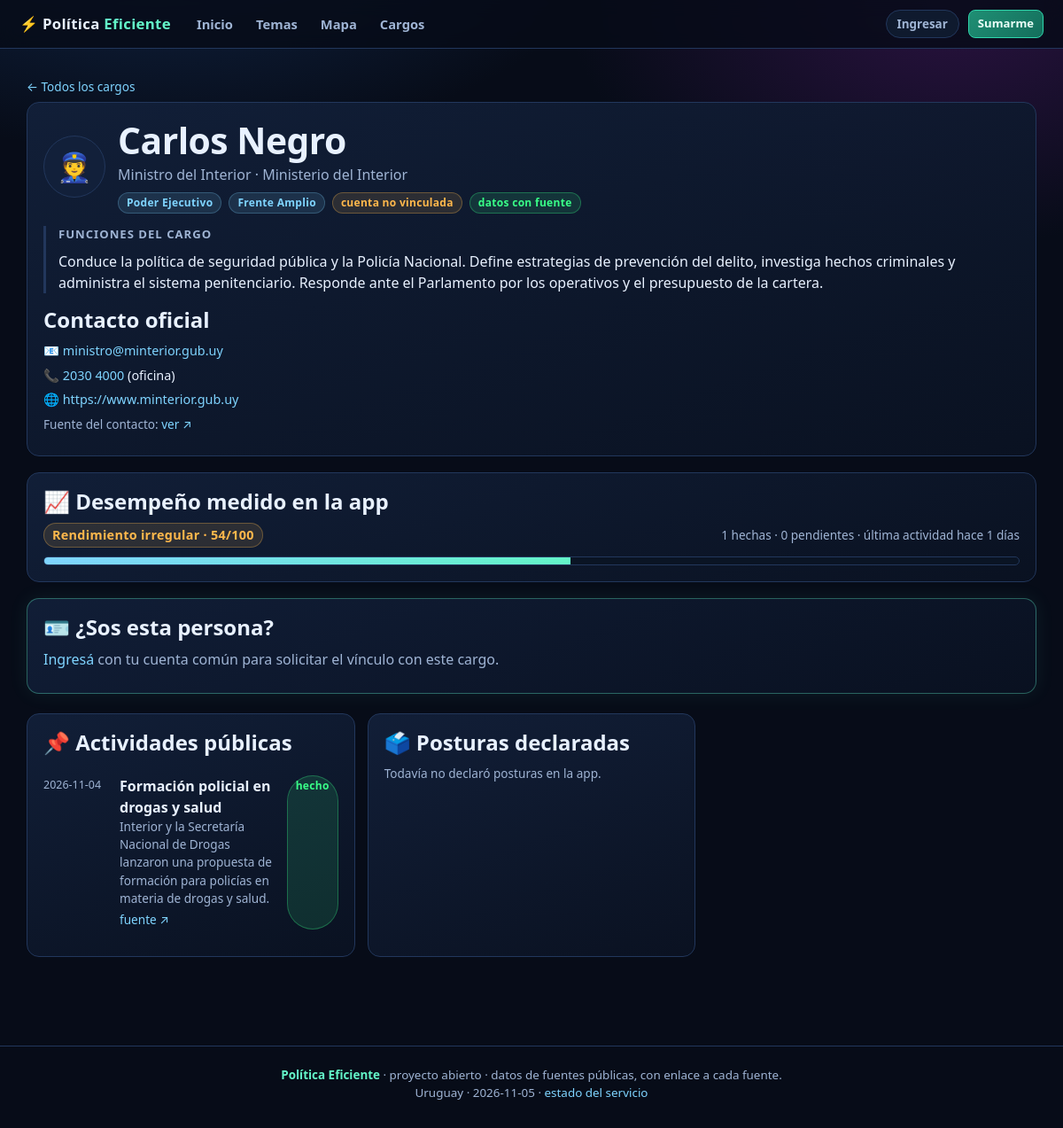
Screenshot of /politico/carlos-negro with the database file from the repository.
### tables this page shows
CREATE TABLE politicos (
    id INTEGER PRIMARY KEY AUTOINCREMENT,
    slug TEXT UNIQUE NOT NULL,
    nombre TEXT NOT NULL,
    cargo TEXT NOT NULL DEFAULT '',
    camara TEXT NOT NULL DEFAULT '',
    organismo TEXT NOT NULL DEFAULT '',
    partido TEXT NOT NULL DEFAULT '',
    departamento TEXT NOT NULL DEFAULT '',
    emoji TEXT NOT NULL DEFAULT '🏛️',
    funciones TEXT NOT NULL DEFAULT '',
    email_publico TEXT,
    telefono_oficina TEXT,
    celular_publico TEXT,
    web TEXT,
    contacto_fuente_url TEXT,
    verificado SMALLINT NOT NULL DEFAULT 0,
    usuario_id INTEGER,
    creado TEXT NOT NULL
);

CREATE TABLE acciones (
    id INTEGER PRIMARY KEY AUTOINCREMENT,
    politico_id INTEGER NOT NULL,
    titulo TEXT NOT NULL,
    descripcion TEXT NOT NULL DEFAULT '',
    estado TEXT NOT NULL DEFAULT 'pendiente',
    fecha TEXT,
    tema_categoria TEXT NOT NULL DEFAULT '',
    fuente_url TEXT,
    creado TEXT NOT NULL
);

### app.py (the view)
@app.route("/politico/<slug>")
def politico(slug):
    with dbm.abrir() as db:
        p = db.uno("SELECT * FROM politicos WHERE slug = ?", (slug,))
        if not p:
            abort(404)
        acciones = db.todos(
            """SELECT * FROM acciones WHERE politico_id = ?
               ORDER BY CASE estado WHEN 'en_proceso' THEN 0 WHEN 'pendiente' THEN 1 ELSE 2 END,
                        fecha DESC NULLS LAST""",
            (p["id"],),
        )
        posiciones = db.todos(
            """SELECT pos.*, t.titulo, t.emoji, t.slug FROM posiciones pos
               JOIN temas t ON t.id = pos.tema_id WHERE pos.politico_id = ?""",
            (p["id"],),
        )
        cuenta = db.uno("SELECT nombre, email, puntos FROM usuarios WHERE id = ?", (p["usuario_id"],)) if p["usuario_id"] else None
        mi_solicitud = None
        yo = auth.usuario_actual()
        if yo:
            mi_solicitud = db.uno(
                """SELECT * FROM solicitudes_vinculo WHERE politico_id = ? AND usuario_id = ?
                   AND estado = 'pendiente' ORDER BY id DESC LIMIT 1""",
                (p["id"], yo["id"]),
            )
        rendimiento = desempeno.de_politico(db, p["id"])
    return render_template(
        "politico.html", p=p, acciones=acciones, posiciones=posiciones,
        cuenta=cuenta, mi_solicitud=mi_solicitud, rendimiento=rendimiento,
    )

### app.py (called while the page is built)
@app.context_processor
def inyectar():
    yo = auth.usuario_actual()
    if yo:
        yo["nivel"] = gamificacion.nivel(yo["puntos"])
        yo["grupo"] = gamificacion.datos_grupo(
            gamificacion.grupo(yo["puntos"], yo["acciones"], yo["intereses"] or "")
        )
    with dbm.abrir() as db:
        categorias = [
            f["categoria"]
            for f in db.todos(
                "SELECT categoria, COUNT(*) AS n FROM temas GROUP BY categoria ORDER BY n DESC"
            )
        ]
    return {
        "yo": yo,
        "categorias": categorias,
        "GRUPOS": gamificacion.GRUPOS,
        "ahora": dbm.ahora()[:10],
    }

@app.after_request
def cabeceras(resp):
    resp.headers.setdefault("X-Content-Type-Options", "nosniff")
    resp.headers.setdefault("Referrer-Policy", "same-origin")
    return resp

@app.teardown_appcontext
def cerrar_base(_excepcion=None):
    conexion = g.pop("db", None)
    if conexion is not None:
        conexion.cerrar()

### auth.py (called while the page is built, shortened)
def usuario_actual():
    if "usuario" in g:
        return g.usuario
    uid = session.get("usuario_id")
    g.usuario = None
    return g.usuario

### db.py (called while the page is built, shortened)
def ahora():
    return datetime.now(timezone.utc).isoformat(timespec="seconds")

def conectar():
    c = sqlite3.connect(RUTA_DB, timeout=15)
    c.row_factory = sqlite3.Row
    c.execute("PRAGMA foreign_keys = ON")
    return c

def _traducir(sql):
    return sql.replace("?", "%s") if ES_PG else sql

@contextmanager
def abrir():
    if has_app_context():
        if "db" not in g:
            g.db = DB()
        db = g.db
        try:
            yield db
            db.commit()
        except Exception:
            db.rollback()
            raise
        return

    def ejecutar(self, sql, params=()):
        cur = self.c.cursor()
        cur.execute(_traducir(sql), params)
        return cur

    def uno(self, sql, params=()):
        fila = self.ejecutar(sql, params).fetchone()
        return dict(fila) if fila is not None else None

    def todos(self, sql, params=()):
        return [dict(f) for f in self.ejecutar(sql, params).fetchall()]

    def valor(self, sql, params=()):
        fila = self.uno(sql, params)
        return next(iter(fila.values())) if fila else None

    def commit(self):
        self.c.commit()

    def cerrar(self):
        try:
            self.c.close()
        except Exception:
            pass

### templates/politico.html (shortened to what this page needs)
{% extends "base.html" %}
{% block cuerpo %}
<p class="chico"><a href="{{ url_for('politicos') }}">← Todos los cargos</a></p>
<article class="panel">
  <div class="ficha-pol">
    <span class="avatar" style="width:70px;height:70px;flex-basis:70px;font-size:2rem">{{ p.emoji }}</span>
    <div style="flex:1">
      <h1 style="margin-bottom:2px">{{ p.nombre }}</h1>
      <p class="suave" style="margin:0">{{ p.cargo }} · {{ p.organismo }}</p>
      <div class="chips" style="margin-top:8px">
        <span class="etiqueta">{{ p.camara }}</span>
        {% if p.partido %}<span class="etiqueta">{{ p.partido }}</span>{% endif %}
        {% if p.usuario_id %}<span class="etiqueta verde">cuenta verificada</span>{% else %}<span class="etiqueta ambar">cuenta no vinculada</span>{% endif %}
        {% if p.verificado %}<span class="etiqueta verde">datos con fuente</span>{% else %}<span class="etiqueta ambar">datos sin verificar</span>{% endif %}
      </div>
    </div>
  </div>
  <div class="bloque">
    <h4>Funciones del cargo</h4>
    <p>{{ p.funciones }}</p>
  </div>
  <h2 style="margin-top:16px">Contacto oficial</h2>
  <div class="contacto">
    {% if p.email_publico %}<span>📧 <a href="mailto:{{ p.email_publico }}">{{ p.email_publico }}</a></span>{% endif %}
    {% if p.telefono_oficina %}<span>📞 <a href="tel:{{ p.telefono_oficina }}">{{ p.telefono_oficina }}</a> (oficina)</span>{% endif %}
    {% if p.web %}<span>🌐 <a href="{{ p.web }}" target="_blank" rel="noopener">{{ p.web }}</a></span>{% endif %}
  </div>
  {% if p.contacto_fuente_url %}
    <p class="chico suave">Fuente del contacto: <a href="{{ p.contacto_fuente_url }}" target="_blank" rel="noopener">ver ↗</a></p>
  {% endif %}
</article>
<section class="panel" style="margin-top:18px">
  <h2>📈 Desempeño medido en la app</h2>
  {% if rendimiento.puntaje is not none %}
    <div class="fila entre">
      <span class="etiqueta {% if rendimiento.estado == 'trabajando' %}verde{% elif rendimiento.estado == 'irregular' %}ambar{% else %}roja{% endif %}" style="font-size:.9rem">
        {{ rendimiento.texto }} · {{ rendimiento.puntaje }}/100
      </span>
      <span class="chico suave">
        {{ rendimiento.hechas }} hechas · {{ rendimiento.pendientes }} pendientes
        {% if rendimiento.dias is not none %}· última actividad hace {{ rendimiento.dias }} días{% endif %}
      </span>
    </div>
    <div class="progreso" style="margin-top:10px"><i style="width:{{ rendimiento.puntaje }}%"></i></div>
  {% else %}
    <p class="suave chico">Sin actividades cargadas, no se puede medir. El criterio y sus pesos se configuran en Administración.</p>
  {% endif %}
</section>
{% if not p.usuario_id %}
<section class="panel neon" style="margin-top:18px">
  <h2>🪪 ¿Sos esta persona?</h2>
  {% if yo %}
    {% if mi_solicitud %}
      <p class="suave">Tu solicitud está pendiente. Se envió un enlace al correo público del cargo ({{ p.email_publico }}). Cuando lo abra, queda vinculado.</p>
    {% elif p.email_publico %}
      <p class="suave">Podés pedir el vínculo. El sistema manda un enlace al correo público del cargo; solo quien controle ese correo puede confirmarlo. Tu cuenta sigue siendo una cuenta común, con el cargo asociado.</p>
      <form method="post" action="{{ url_for('solicitar_vinculo', slug=p.slug) }}" data-confirmar="Se enviará un enlace al correo público del cargo. ¿Continuar?">
        <button class="boton principal" type="submit">Solicitar vínculo con este cargo</button>
      </form>
    {% else %}
      <p class="suave">Este cargo no tiene correo público cargado, así que no se puede verificar el vínculo todavía.</p>
    {% endif %}
  {% else %}
    <p class="suave"><a href="{{ url_for('ingresar', volver=request.path) }}">Ingresá</a> con tu cuenta común para solicitar el vínculo con este cargo.</p>
  {% endif %}
</section>
{% endif %}
<section style="margin-top:22px" class="grid">
  <div class="panel">
    <h2>📌 Actividades públicas</h2>
    {% for a in acciones %}
      <div class="actividad">
        <span class="fecha">{{ a.fecha or 'sin fecha' }}</span>
        <div style="flex:1">
          <b>{{ a.titulo }}</b>
          <div class="chico suave">{{ a.descripcion }}</div>
          {% if a.fuente_url %}<a class="chico" href="{{ a.fuente_url }}" target="_blank" rel="noopener">fuente ↗</a>{% endif %}
        </div>
        <span class="etiqueta {% if a.estado == 'hecho' %}verde{% elif a.estado == 'en_proceso' %}azul{% else %}ambar{% endif %}">{{ a.estado|replace('_',' ') }}</span>
      </div>
    {% else %}
      <p class="suave chico">Sin actividades registradas.</p>
    {% endfor %}
  </div>
  <div class="panel">
    <h2>🗳️ Posturas declaradas</h2>
    {% for pos in posiciones %}
      <div class="fila entre" style="padding:8px 0;border-bottom:1px solid rgba(34,55,92,.5)">
        <a href="{{ url_for('tema', slug=pos.slug) }}">{{ pos.emoji }} {{ pos.titulo }}</a>
        <span class="etiqueta {% if pos.valor > 0 %}verde{% else %}roja{% endif %}">{% if pos.valor > 0 %}a favor{% else %}en contra{% endif %}</span>
      </div>
    {% else %}
      <p class="suave chico">Todavía no declaró posturas en la app.</p>
    {% endfor %}
  </div>
</section>
{% endblock %}

### static/css/estilo.css (style rules this page uses)
:root { --fondo: #070c18; --panel: #0f1a2e; --panel2: #12203a; --borde: #22375c; --texto: #e8f1ff; --suave: #9fb4d4; --neon: #63f5c8; --azul: #7fd4ff; --rosa: #ff5fa2; --ambar: #ffb84c; --verde: #39ff88; --rojo: #ff3b6b; --radio: 14px; }
* { box-sizing: border-box; }
body { margin: 0; background: radial-gradient(900px 500px at 15% -10%, #12294d 0%, transparent 60%), radial-gradient(800px 500px at 90% 0%, #2a1240 0%, transparent 55%), var(--fondo); color: var(--texto); font-family: "Segoe UI", system-ui, -apple-system, sans-serif; font-size: 16px; line-height: 1.5; min-height: 100vh; }
a { color: var(--azul); text-decoration: none; }
h1, h2, h3 { line-height: 1.2; margin: 0 0 .4em; }
h1 { font-size: clamp(1.7rem, 3.4vw, 2.6rem); letter-spacing: -.5px; }
h2 { font-size: clamp(1.2rem, 2vw, 1.5rem); }
p { margin: .5em 0; }
small, .chico { font-size: .85rem; }
.suave { color: var(--suave); }
.fila { display: flex; gap: 12px; flex-wrap: wrap; align-items: center; }
.entre { justify-content: space-between; }
.grid { display: grid; gap: 14px; grid-template-columns: repeat(auto-fill, minmax(290px, 1fr)); }
.panel { background: linear-gradient(160deg, rgba(18, 32, 58, .92), rgba(10, 18, 34, .92)); border: 1px solid var(--borde); border-radius: var(--radio); padding: 18px; }
.panel.neon { border-color: rgba(99, 245, 200, .35); box-shadow: 0 0 22px rgba(99, 245, 200, .08); }
.chips { display: flex; gap: 8px; flex-wrap: wrap; }
.etiqueta { display: inline-block; padding: 2px 9px; border-radius: 999px; font-size: .75rem; font-weight: 700; letter-spacing: .3px; background: rgba(127, 212, 255, .12); color: var(--azul); border: 1px solid rgba(127, 212, 255, .25); }
.etiqueta.verde { background: rgba(57, 255, 136, .12); color: var(--verde); border-color: rgba(57, 255, 136, .3); }
.etiqueta.ambar { background: rgba(255, 184, 76, .12); color: var(--ambar); border-color: rgba(255, 184, 76, .3); }
.bloque { border-left: 3px solid var(--borde); padding-left: 14px; margin: 14px 0; }
.bloque h4 { margin: 0 0 4px; font-size: .82rem; letter-spacing: 1px; text-transform: uppercase; color: var(--suave); }
.avatar { width: 38px; height: 38px; border-radius: 50%; flex: 0 0 38px; display: grid; place-items: center; font-size: 1.1rem; background: var(--panel2); border: 1px solid var(--borde); }
.ficha-pol { display: flex; gap: 14px; align-items: center; }
.ficha-pol .avatar { width: 54px; height: 54px; flex-basis: 54px; font-size: 1.5rem; }
.contacto { display: grid; gap: 6px; font-size: .9rem; }
.contacto a { color: var(--azul); }
.actividad { display: flex; gap: 12px; padding: 12px 0; border-bottom: 1px solid rgba(34, 55, 92, .6); }
.actividad:last-child { border-bottom: 0; }
.actividad .fecha { flex: 0 0 74px; font-size: .78rem; color: var(--suave); padding-top: 2px; }
.progreso { height: 10px; border-radius: 6px; background: #0a1424; border: 1px solid var(--borde); overflow: hidden; }
.progreso i { display: block; height: 100%; background: linear-gradient(90deg, var(--azul), var(--neon)); }

### rows the page displays
politicos: emoji "👮", nombre "Carlos Negro", cargo "Ministro del Interior", organismo "Ministerio del Interior", camara "Poder Ejecutivo", partido "Frente Amplio", funciones "Conduce la política de seguridad pública y la Policía Nacional. Define estrategias de prevención del delito, investiga hechos criminales y administra el sistema penitenciario. Responde ante el Parlamento por los operativos y el presupuesto de la cartera.", email_publico "ministro@minterior.gub.uy", telefono_oficina "2030 4000", web "https://www.minterior.gub.uy"
acciones: fecha "2026-11-04", titulo "Formación policial en drogas y salud", descripcion "Interior y la Secretaría Nacional de Drogas lanzaron una propuesta de formación para policías en materia de drogas y salud.", estado "hecho"

### other values shown
{{ rendimiento.texto }} "Rendimiento irregular"
{{ rendimiento.puntaje }} "54"
{{ rendimiento.hechas }} "1"
{{ rendimiento.pendientes }} "0"
{{ rendimiento.dias }} "1"
{{ ahora }} "2026-11-05"
